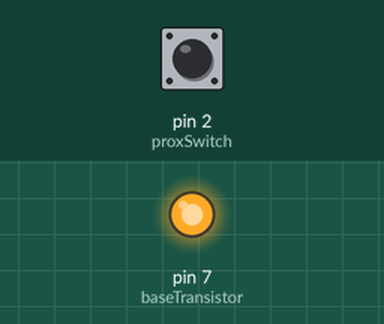
Recording of a sketch running on a simulated Arduino Uno, built with avr-gcc and run on an emulated ATmega328P. Shown: output pins drawn as LEDs (lit = HIGH). The inputs (shaded band) are chosen by the test bench; at power-on: pin 2 (proxSwitch) HIGH.

Above: at 1.2 s.
1.3 s: pin 2 (proxSwitch) pulled LOW for 0.15 s
At 1.37 s:
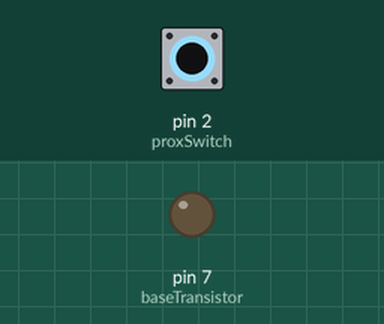
2.9 s: pin 2 (proxSwitch) pulled LOW for 3.2 s
At 7.3 s:
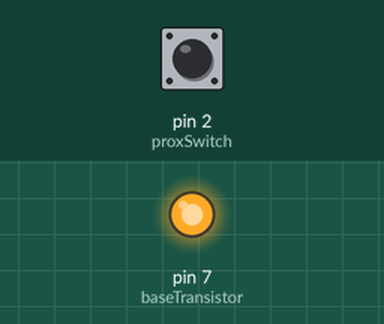
Timing chart, 0 to 8.8 s (numbered marks = the images above; inputs shaded):
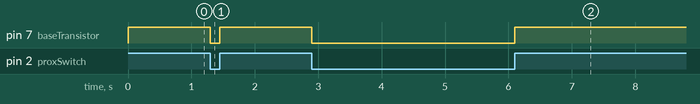

Measured:
- after the input at 1.3 s, pin 7 (baseTransistor): HIGH → LOW at once, → HIGH 0.15 s later
- after the input at 2.9 s, pin 7 (baseTransistor): HIGH → LOW at once, → HIGH 3.2 s later

The sketch:

TransistorRelay.ino
```cpp
// Demo code for Transistor and Darlington Transistor tutorial
// ProStrain Technologies
// By Taufik Yunahar
// Please contact us at info@prostrain.com.my if you have any inquiries.

const int proxSwitch = 2;
const int baseTransistor = 7;

void setup() {
  // put your setup code here, to run once:
  pinMode(baseTransistor, OUTPUT);
  pinMode(proxSwitch, INPUT_PULLUP);
}

void loop() {
  // put your main code here, to run repeatedly:
  if(digitalRead(proxSwitch)==HIGH){
    digitalWrite(baseTransistor,HIGH);
  }
  else{
    digitalWrite(baseTransistor,LOW);
  }
}
```
